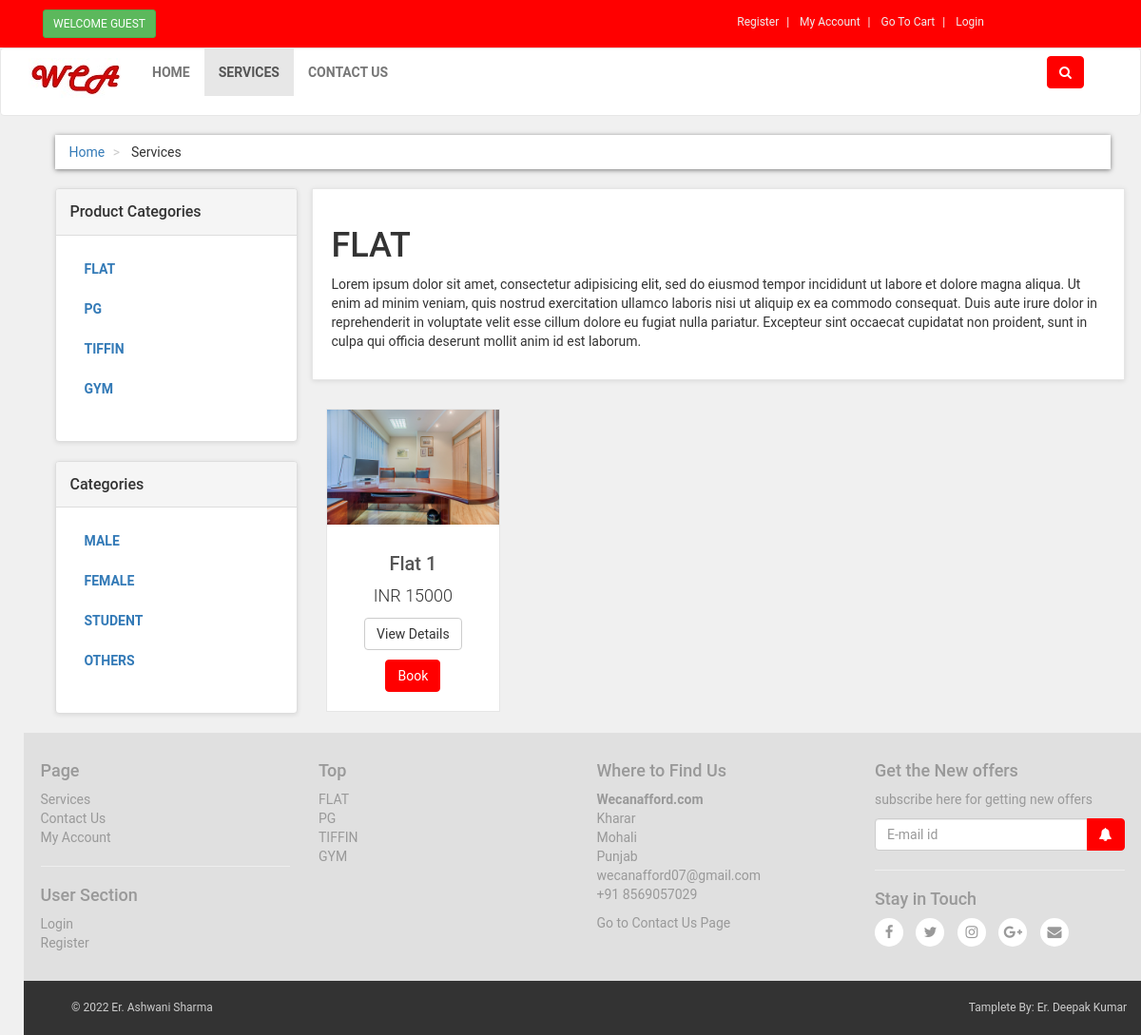
The page /services.php?p_cat=1 on the database its author committed.
### tables this page shows
CREATE TABLE `product_categories` (
  `p_cat_id` int(10) NOT NULL,
  `p_cat_title` text NOT NULL,
  `p_cat_desc` text NOT NULL
);

CREATE TABLE `categories` (
  `cat_id` int(100) NOT NULL,
  `cat_title` text NOT NULL,
  `cat_desc` text NOT NULL
);

CREATE TABLE `products` (
  `product_id` int(100) NOT NULL,
  `p_cat_id` int(100) NOT NULL,
  `cat_id` int(100) NOT NULL,
  `date` timestamp NOT NULL DEFAULT current_timestamp() ON UPDATE current_timestamp(),
  `product_title` text NOT NULL,
  `product_img1` text NOT NULL,
  `product_img2` text NOT NULL,
  `product_img3` text NOT NULL,
  `product_price` int(200) NOT NULL,
  `product_desc` text NOT NULL,
  `product_keyword` text NOT NULL
);

### functions/functions.php (the view, shortened to what this page needs)
<?php
    $db=mysqli_connect("localhost","root","","wecanafford");
function getPCats(){
  global $db;
  $get_p_cats="select * from product_categories";
  $run_p_cats=mysqli_query($db,$get_p_cats);
  while($row_p_cats=mysqli_fetch_array($run_p_cats)){
    $p_cat_id=$row_p_cats['p_cat_id'];
    $p_cat_title=$row_p_cats['p_cat_title'];
    echo "<li>
        <a href='services.php?p_cat=$p_cat_id'>$p_cat_title</a>
    </li>";
  }
}
function getCat(){
 global $db;
 $get_cat="select * from categories";
 $run_cat=mysqli_query($db,$get_cat);
 while($row_cat=mysqli_fetch_array($run_cat)){
  $cat_id=$row_cat['cat_id'];
  $cat_title=$row_cat['cat_title'];
  echo "<li><a href='services.php?cat_id=$cat_id'>$cat_title</a></li>";
 }
}
function getPcatpro(){
  global $db;
  if(isset($_GET['p_cat'])){
    $p_cat_id=$_GET['p_cat'];
    $get_p_cat="select * from product_categories where p_cat_id='$p_cat_id' ";
    $run_p_cat=mysqli_query($db,$get_p_cat);
    $row_p_cat=mysqli_fetch_array($run_p_cat);
    $p_cat_title=$row_p_cat['p_cat_title'];
    $p_cat_desc=$row_p_cat['p_cat_desc'];
    $get_products="select * from products where p_cat_id='$p_cat_id'";
    $run_products=mysqli_query($db,$get_products);
    $count=mysqli_num_rows($run_products);
    if($count==0){
      echo "
      <div class='box'>
        <h1>No Product Found In This Product Category</h1>
      </div>";
    }
    else{
      echo "
      <div class='box'>
        <h1> $p_cat_title</h1>
        <p>$p_cat_desc</p>
      </div>";
    }
    while($row_products=mysqli_fetch_array($run_products)){
      $pro_id=$row_products['product_id'];
      $p_title=$row_products['product_title'];
      $p_price=$row_products['product_price'];
      $p_img1=$row_products['product_img1'];
      echo "
        <div class='col-md-3 col-sm-6 center_responsive'>
          <div class='product'>
            <a href='details.php?pro_id=$pro_id'>
              <img src='admin_area/uploads/$p_img1' class='img-responsive'>
            </a>
            <div class='text'>
              <h3>
              <a href='details.php?pro_id=$pro_id'>$p_title</a>
              </h3>
              <p class='price'>INR $p_price</p>
              <p class='buttons'>
              <a href='details.php?pro_id=$pro_id' class='btn btn-default'>View Details</a>
              <a href='details.php?pro_id=$pro_id' class='btn btn-primary'><i class='fa fa-shopping'></i>Book</a>
              </p>
            </div>
          </div>
        </div>
      ";
    }
  }
}
?>

### includes/footer.php (shortened to what this page needs)
<div id="footer">
    <div class="container">
        <div class="row">
            <div class="col-md-3 col-sm-6">
                <h4>Page</h4>
                <ul>
                    <li><a href="services.php">Services</a></li>
                    <li><a href="contactus.php">Contact Us</a></li>
                    <li>
                  		<?php
                        if(!isset($_SESSION['customer_email'])){
                          echo "<a href='checkout.php'>My Account</a>";
                        }
                        else{
                          echo "<a href='customer/my_account.php?my_order'>My Account</a>";
                        }
                      ?>
                    </li>
                </ul>
                <hr>
                <h4>User Section</h4>
                <ul>
                    <li> <?php
                      if(!isset($_SESSION['customer_email'])){
                        echo "<a href='checkout.php'>Login</a>";
                      }
                      else{
                        echo "<a href='logout.php'>Logout</a>";
                      }
                      ?>
                    </li>
                    <li><a href="customer_registration.php">Register</a></li>
                </ul>
            </div>
            <div class="col-md-3 col-sm-6">
                <h4>Top</h4>
                <ul>
                    <?php
                        $get_p_cats="select * from product_categories";
                        $run_p_cats=mysqli_query($con,$get_p_cats);
                        while($row_p_cat=mysqli_fetch_array($run_p_cats)){
                            $p_cat_id=$row_p_cat['p_cat_id'];
                            $p_cat_title=$row_p_cat['p_cat_title'];
                            echo "<li><a href='services.php?p_cat=$p_cat_id'> $p_cat_title </a></li>";
                        }
                    ?>
                </ul>
            </div>
            <div class="col-md-3 col-sm-6">
                <h4>Where to Find Us</h4>
                <p>
                    <strong>Wecanafford.com</strong>
                    <br>Kharar
                    <br>Mohali
                    <br>Punjab
                    <br>wecanafford07@gmail.com
                    <br>+91 8569057029
                </p>
                <a href="contact.php">Go to Contact Us Page</a>
            </div>
            <div class="col-md-3 col-sm-6">
                <h4>Get the New offers</h4>
                <p class="text-muted">
                    subscribe here for getting new offers
                </p>
                <form action="" method="post">
                    <div class="input-group">
                        <input type="text" name="user_query" placeholder="E-mail id" class="form-control" required="">
                            <span class="input-group-btn">
                                <button type="submit" value="subscribe" name="subscribe" class="btn btn-primary">
                                    <i class="fa fa-bell" style="font-size:14px"></i>
                                </button>
                            </span>
                     </div>
                </form>
                <hr>
                <h4>Stay in Touch</h4>
                <p class="social">
                    <a href="#"><i class="fa fa-facebook"></i></a>
                    <a href="#"><i class="fa fa-twitter"></i></a>
                    <a href="#"><i class="fa fa-instagram"></i></a>
                    <a href="#"><i class="fa fa-google-plus"></i></a>
                    <a href="#"><i class="fa fa-envelope"></i></a>
                </p>
            </div>
        </div>
    </div>
</div>
<div id="copyright">
    <div class="container">
        <div class="col-md-6">
            <p class="pull-left">
                &copy; 2022 Er. Ashwani Sharma
            </p>
        </div>
        <div class="col-md-6">
            <p class="pull-right">
                Tamplete By: Er. Deepak Kumar
            </p>
        </div>
    </div>
</div>

### styles/style.css (style rules this page uses)
body { font-family: "Roboto", helvetica arial, sans-sarif ; font-size: 14px; line-height: 1.42857143; background-color: #f0f0f0; }
.btn-primary { color: rgb(255, 255, 255); background-color: red; border-color:red; }
.box { background: #fff; margin: 0 0 30px; border: solid 1px #e6e6e6 ; padding: 20px; box-shadow: 0 1px 5px rgba(0, 0, 0, 0.1); }
#content .product { background-color: #fff; border: solid 1px #e6e6e6; }
#content .product .text p.price { font-size: 18px; text-align: center; font-weight: 300; }
#content .product .text .buttons { clear: both; text-align: center; }
#content .product .text h3 { text-align: center; font-size: 20px; }
#content .product .text h3 a { color:rgb(85, 85 ,85); }
#content .product .text { padding:10px 10px 0px }
#content .product .text .buttons .btn { margin-bottom: 10px; }
#content .panel.sidebar-menu ul.nav.category-menu li a { text-transform: uppercase; font-weight: bold; }
#footer { background: #e0e0e0; padding: 20px 0; }
#footer ul { padding-left: 0; list-style: none; }
#footer ul a { color: #999999; padding: 20px 0; }
#footer h4 { padding-left: 0; list-style: none; }
#footer h4 { color: #999999; padding: 0; }
#footer p { padding-left: 0; list-style: none; }
#footer p { color: #999999; padding: 0; }
#footer a { padding-left: 0; list-style: none; }
#footer a { color: #999999; padding: 0; }
#footer .social { text-align: left; }
#footer .social a { margin: 0 10px 0 0; columns: #fff; display: inline-block; width: 30px; height: 30px; border-radius: 15px; line-height: 30px; font-size: 15px; text-align: center; transform: all 0.2s ease-out; vertical-align: bottom; background-color:white; }
#copyright { background: #333; color: #ccc; padding: 20px; font-size: 12px; }
#copyright p { margin: 0; }

### rows shown on the page
product_categories: p_cat_title "FLAT", p_cat_desc "Lorem ipsum dolor sit amet, consectetur adipisicing elit, sed do eiusmod tempor incididunt ut labore et dolore magna aliqua. Ut enim ad minim veniam, quis nostrud exercitation ullamco laboris nisi ut aliquip ex ea commodo consequat. Duis aute irure dolor in reprehenderit in voluptate velit esse cillum dolore eu fugiat nulla pariatur. Excepteur sint occaecat cupidatat non proident, sunt in culpa qui officia deserunt mollit anim id est laborum."
product_categories: p_cat_title "PG"
product_categories: p_cat_title "TIFFIN"
product_categories: p_cat_title "GYM"
categories: cat_title "MALE"
categories: cat_title "FEMALE"
categories: cat_title "STUDENT"
categories: cat_title "OTHERS"
products: product_img1 (picture), product_title "Flat 1", product_price "15000"
